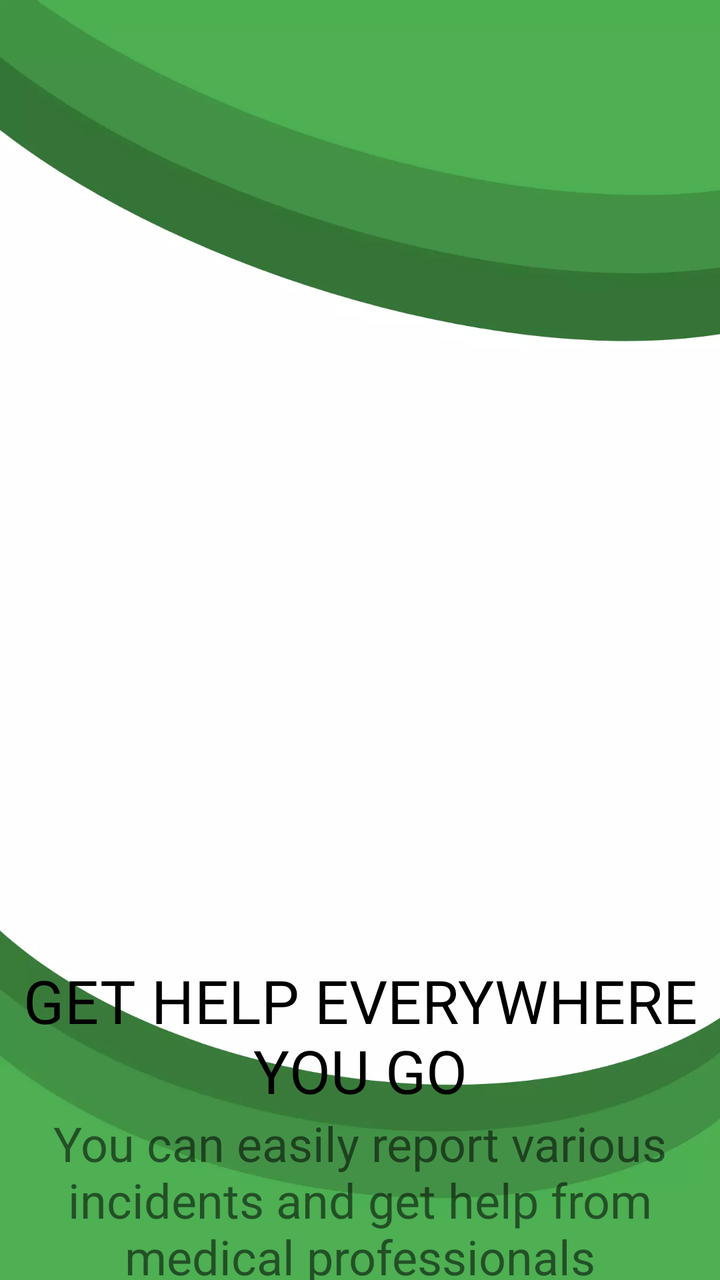
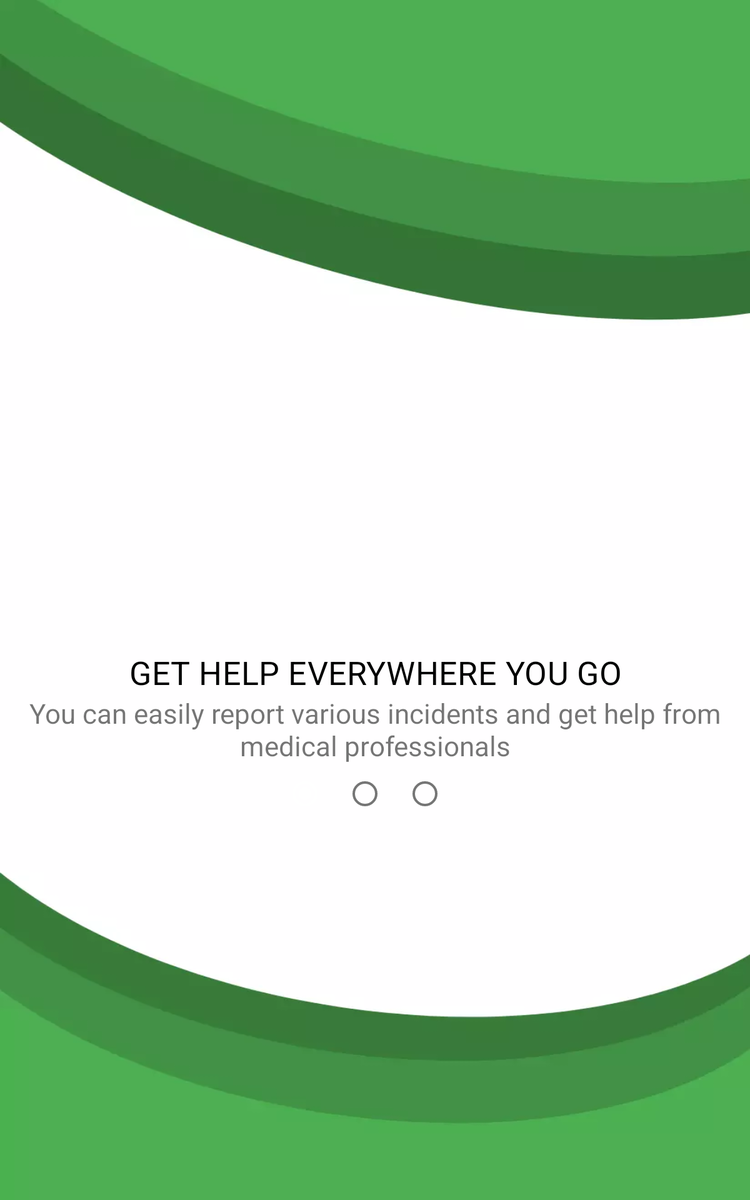

First picture: res/layout/ on a phone held upright. Second picture: the repository's own variant of that layout, on a device whose configuration matches the variant's folder. Source for both follows.
<!-- AndroidManifest.xml: application theme Theme.MobileClient -->
<!-- res/layout/onboarding1.xml -->
<?xml version="1.0" encoding="utf-8"?>
<androidx.constraintlayout.widget.ConstraintLayout xmlns:android="http://schemas.android.com/apk/res/android"
    xmlns:app="http://schemas.android.com/apk/res-auto"
    android:layout_width="match_parent"
    android:layout_height="match_parent"
    android:background="@drawable/mainscreen_background">

    <ImageView
        android:id="@+id/image"
        android:layout_width="wrap_content"
        android:layout_height="wrap_content"
        android:layout_marginTop="260dp"
        android:src="@drawable/ic_baseline_medical_services_32"
        app:layout_constraintEnd_toEndOf="parent"
        app:layout_constraintStart_toStartOf="parent"
        app:layout_constraintTop_toTopOf="parent" />

    <TextView
        android:id="@+id/textView2"
        android:layout_width="wrap_content"
        android:layout_height="wrap_content"
        android:layout_marginTop="20dp"
        android:paddingLeft="10dp"
        android:paddingRight="10dp"
        android:text="Get help everywhere you go"
        android:textAlignment="center"
        android:textAllCaps="true"
        android:textAppearance="@style/TextAppearance.MaterialComponents.Headline4"
        android:textColor="@color/black"
        android:textSize="30sp"
        app:layout_constraintEnd_toEndOf="@id/image"
        app:layout_constraintStart_toStartOf="@id/image"
        app:layout_constraintTop_toBottomOf="@id/image" />

    <TextView
        android:layout_width="wrap_content"
        android:layout_height="wrap_content"
        android:paddingLeft="10dp"
        android:paddingRight="10dp"
        android:text="You can easily report various incidents and get help from medical professionals"
        android:textAlignment="center"
        android:textSize="24sp"
        app:layout_constraintEnd_toEndOf="parent"
        app:layout_constraintStart_toStartOf="parent"
        app:layout_constraintTop_toBottomOf="@+id/textView2" />

</androidx.constraintlayout.widget.ConstraintLayout>
<!-- resources referenced by this layout -->
<resources>
  <color name="black">#FF000000</color>
  <!-- drawable ic_baseline_medical_services_32 (drawable) -->
  <vector android:height="200dp" android:tint="?attr/colorControlNormal"
      android:viewportHeight="24" android:viewportWidth="24"
      android:width="200dp" xmlns:android="http://schemas.android.com/apk/res/android">
      <path android:fillColor="@color/green_dark" android:pathData="M20,6h-4V4c0,-1.1 -0.9,-2 -2,-2h-4C8.9,2 8,2.9 8,4v2H4C2.9,6 2,6.9 2,8v12c0,1.1 0.9,2 2,2h16c1.1,0 2,-0.9 2,-2V8C22,6.9 21.1,6 20,6zM10,4h4v2h-4V4zM16,15h-3v3h-2v-3H8v-2h3v-3h2v3h3V15z"/>
  </vector>
  <!-- drawable mainscreen_background: png bitmap (drawable-hdpi, 38037 bytes) -->
  <!-- from res/values-v26/ -->
  <style name="Theme.MobileClient" parent="Theme.MaterialComponents.DayNight.NoActionBar">
          
          <item name="colorPrimary">@color/green_dark</item>
          <item name="colorPrimaryVariant">#3b9e40</item>
          <item name="colorOnPrimary">@color/white</item>
          
          <item name="colorSecondary">@color/green_dark</item>
          <item name="colorSecondaryVariant">#4caf50</item>
          <item name="colorOnSecondary">@color/black</item>
          
          <item name="android:windowFullscreen">true</item>
          <item name="android:statusBarColor" tools:targetApi="l">?attr/colorPrimaryVariant</item>
          
          <item name="android:windowTranslucentStatus">true</item>
      </style>
  <color name="white">#FFFFFFFF</color>
</resources>
<!-- res/layout-sw600dp/onboarding1.xml (the repository's variant of the layout above) -->
<!-- drawn on a 7-inch tablet held upright -->
<?xml version="1.0" encoding="utf-8"?>
<ScrollView xmlns:android="http://schemas.android.com/apk/res/android"
    xmlns:app="http://schemas.android.com/apk/res-auto"
    android:id="@+id/content"
    android:layout_width="match_parent"
    android:layout_height="match_parent"
    android:background="@drawable/mainscreen_background"
    android:fillViewport="true">

    <LinearLayout
        android:layout_width="match_parent"
        android:layout_height="wrap_content"
        app:layout_constraintEnd_toEndOf="parent"
        app:layout_constraintStart_toStartOf="parent"
        android:orientation="horizontal">

        <LinearLayout
            android:layout_width="match_parent"
            android:layout_height="wrap_content"
            android:layout_gravity="center"
            app:layout_constraintEnd_toEndOf="parent"
            app:layout_constraintStart_toStartOf="parent"
            android:orientation="vertical">

            <androidx.constraintlayout.widget.ConstraintLayout
                android:layout_width="match_parent"
                android:layout_height="match_parent"
                app:layout_constraintEnd_toEndOf="parent"
                app:layout_constraintStart_toStartOf="parent">

                <ImageView
                    android:id="@+id/image"
                    android:layout_width="wrap_content"
                    android:layout_height="wrap_content"
                    android:src="@drawable/ic_baseline_medical_services_32"
                    app:layout_constraintEnd_toEndOf="parent"
                    app:layout_constraintStart_toStartOf="parent"
                    app:layout_constraintTop_toTopOf="parent" />

                <TextView
                    android:id="@+id/textView2"
                    android:layout_width="wrap_content"
                    android:layout_height="wrap_content"
                    android:layout_marginTop="20dp"
                    android:paddingLeft="10dp"
                    android:paddingRight="10dp"
                    android:text="Get help everywhere you go"
                    android:textAlignment="center"
                    android:textAllCaps="true"
                    android:textAppearance="@style/TextAppearance.MaterialComponents.Headline4"
                    android:textColor="@color/black"
                    android:textSize="26sp"
                    app:layout_constraintEnd_toEndOf="@id/image"
                    app:layout_constraintStart_toStartOf="@id/image"
                    app:layout_constraintTop_toBottomOf="@id/image" />

                <TextView
                    android:id="@+id/textView3"
                    android:layout_width="wrap_content"
                    android:layout_height="wrap_content"
                    android:paddingLeft="10dp"
                    android:paddingRight="10dp"
                    android:text="You can easily report various incidents and get help from medical professionals"
                    android:textAlignment="center"
                    android:textSize="22sp"
                    app:layout_constraintEnd_toEndOf="parent"
                    app:layout_constraintStart_toStartOf="parent"
                    app:layout_constraintTop_toBottomOf="@+id/textView2" />

                <RadioGroup
                    android:layout_width="wrap_content"
                    android:layout_height="wrap_content"
                    android:clickable="false"
                    android:orientation="horizontal"
                    app:layout_constraintEnd_toEndOf="parent"
                    app:layout_constraintStart_toStartOf="parent"
                    app:layout_constraintTop_toBottomOf="@+id/textView3">

                    <RadioButton
                        android:id="@+id/radioButton1"
                        android:layout_width="wrap_content"
                        android:layout_height="wrap_content"
                        android:checked="true"
                        android:clickable="false" />

                    <RadioButton
                        android:id="@+id/radioButton2"
                        android:layout_width="wrap_content"
                        android:layout_height="wrap_content"
                        android:clickable="false" />

                    <RadioButton
                        android:id="@+id/radioButton3"
                        android:layout_width="wrap_content"
                        android:layout_height="wrap_content"
                        android:clickable="false" />
                </RadioGroup>
            </androidx.constraintlayout.widget.ConstraintLayout>
        </LinearLayout>
    </LinearLayout>
</ScrollView>
